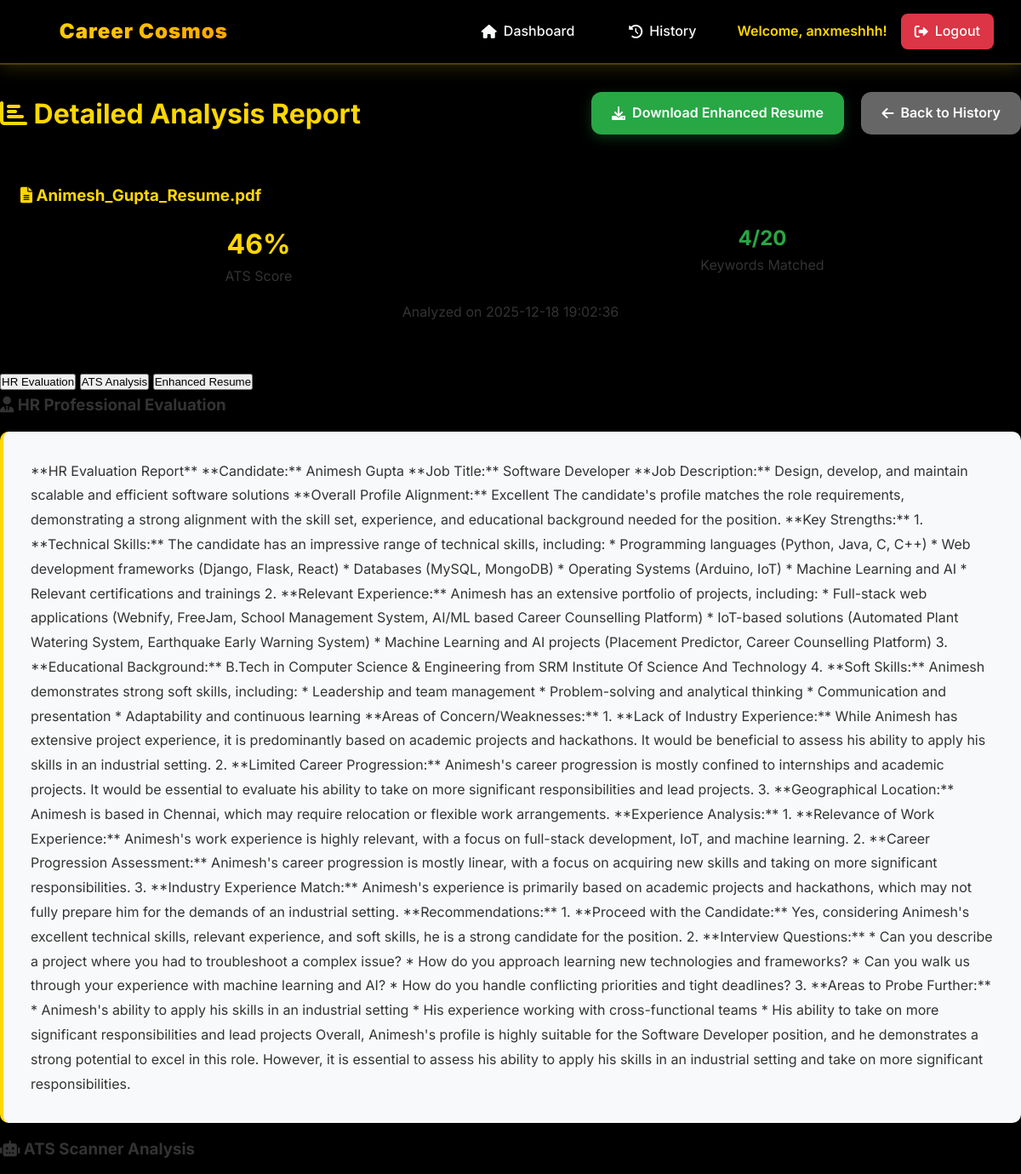
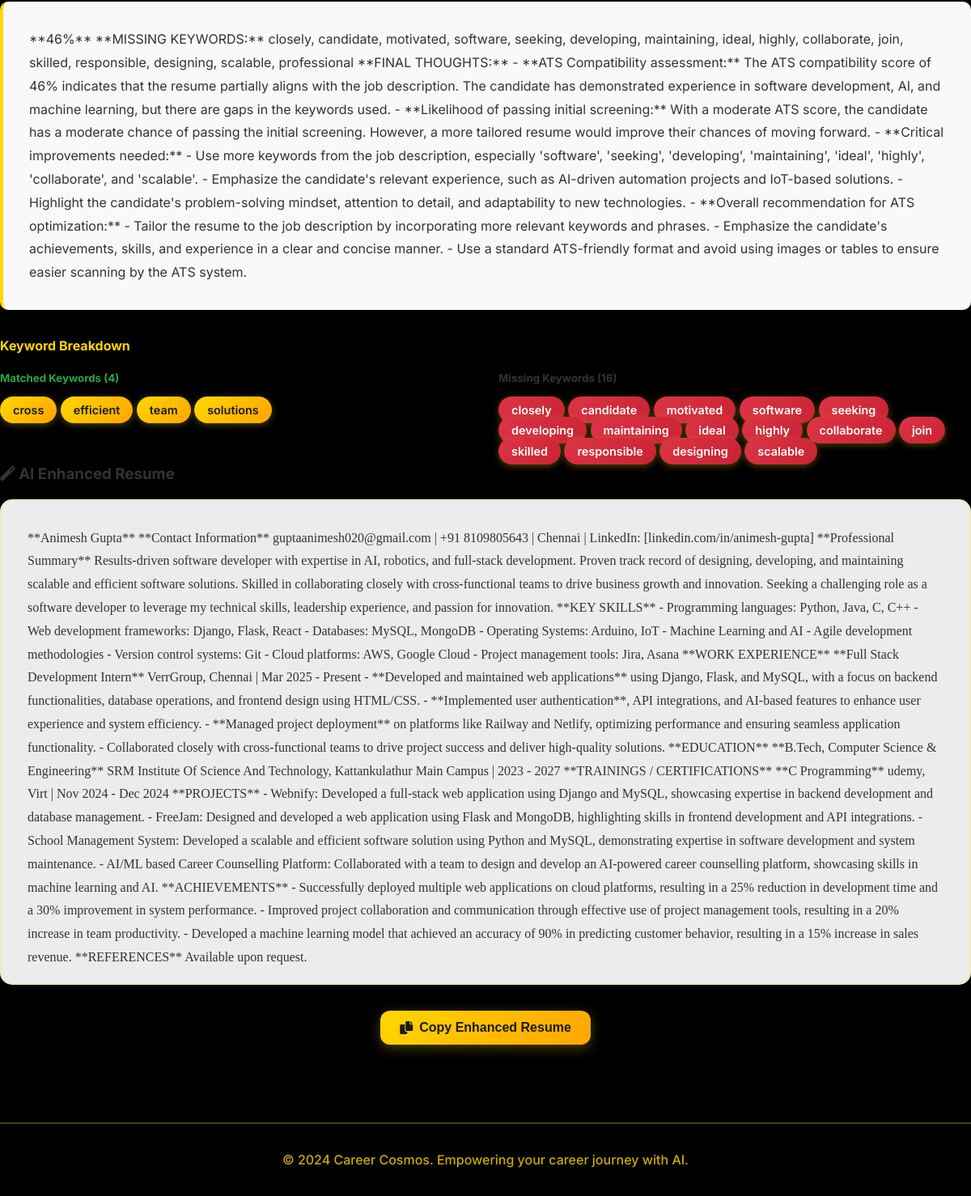
Screenshot of /view_analysis/7 (signed in) with the database file from the repository (2 pictures, top to bottom).
### tables this page shows
CREATE TABLE analysis_history (
            id INTEGER PRIMARY KEY AUTOINCREMENT,
            user_id INTEGER,
            filename TEXT NOT NULL,
            ats_score INTEGER NOT NULL,
            keywords_matched INTEGER NOT NULL,
            total_keywords INTEGER NOT NULL,
            analysis_data TEXT,
            enhanced_resume TEXT,
            hr_evaluation TEXT,
            created_at TIMESTAMP DEFAULT CURRENT_TIMESTAMP,
            FOREIGN KEY (user_id) REFERENCES users (id)
        );

### app.py (the view)
@app.route('/view_analysis/<int:analysis_id>')
def view_analysis(analysis_id):
    if 'user_id' not in session:
        return redirect(url_for('login'))
    conn = sqlite3.connect('ats_tool.db')
    cursor = conn.cursor()
    cursor.execute('''
        SELECT filename, ats_score, analysis_data, enhanced_resume, hr_evaluation, created_at
        FROM analysis_history
        WHERE id = ? AND user_id = ?
    ''', (analysis_id, session['user_id']))
    result = cursor.fetchone()
    conn.close()
    if not result:
        flash('Analysis not found')
        return redirect(url_for('analysis_history'))
    filename, ats_score, analysis_data_json, enhanced_resume, hr_evaluation, created_at = result
    try:
        analysis_data = json.loads(analysis_data_json)
    except:
        analysis_data = {}
    ats_score = int(ats_score) if ats_score else 0
    return render_template('view_analysis.html',
                         analysis_id=analysis_id,
                         filename=filename,
                         ats_score=ats_score,
                         analysis_data=analysis_data,
                         enhanced_resume=enhanced_resume,
                         hr_evaluation=hr_evaluation,
                         created_at=created_at)

### templates/view_analysis.html (shortened to what this page needs)
{% extends "base.html" %}
{% block content %}
<div class="container" style="max-width: 1200px;">
    <div class="card">
        <div style="display: flex; justify-content: space-between; align-items: center; margin-bottom: 2rem; flex-wrap: wrap; gap: 1rem;">
            <h1 style="color: var(--primary-color);">
                <i class="fas fa-chart-bar"></i> Detailed Analysis Report
            </h1>
            <div>
                {% if enhanced_resume %}
                <a href="{{ url_for('download_enhanced_resume', analysis_id=analysis_id) }}"
                   class="btn btn-success" style="margin-right: 1rem;">
                    <i class="fas fa-download"></i> Download Enhanced Resume
                </a>
                {% endif %}
                <a href="{{ url_for('analysis_history') }}" class="btn btn-secondary">
                    <i class="fas fa-arrow-left"></i> Back to History
                </a>
            </div>
        </div>
        <div style="background-color: var(--background-color); padding: 1.5rem; border-radius: 5px; margin-bottom: 2rem;">
            <h3 style="color: var(--primary-color); margin-bottom: 1rem;">
                <i class="fas fa-file-alt"></i> {{ filename }}
            </h3>
            <div style="display: grid; grid-template-columns: repeat(auto-fit, minmax(200px, 1fr)); gap: 2rem;">
                <div style="text-align: center;">
                    <div style="font-size: 2rem; font-weight: bold; color: var(--primary-color);">
                        {{ ats_score }}%
                    </div>
                    <div>ATS Score</div>
                </div>
                {% if analysis_data.ats_analysis %}
                <div style="text-align: center;">
                    <div style="font-size: 1.5rem; font-weight: bold; color: var(--success-color);">
                        {{ analysis_data.ats_analysis.matched_keywords|length }}/{{ analysis_data.ats_analysis.total_keywords }}
                    </div>
                    <div>Keywords Matched</div>
                </div>
                {% endif %}
            </div>
            <p style="color: var(--text-secondary); margin-top: 1rem; text-align: center;">
                Analyzed on {{ created_at }}
            </p>
        </div>
        <div class="tabs">
            <div class="tab-buttons">
                <button class="tab-btn active" data-tab="hr-eval">HR Evaluation</button>
                <button class="tab-btn" data-tab="ats-analysis">ATS Analysis</button>
                {% if enhanced_resume %}
                <button class="tab-btn" data-tab="enhanced">Enhanced Resume</button>
                {% endif %}
            </div>
            <div id="hr-eval" class="tab-content active">
                <h3><i class="fas fa-user-tie"></i> HR Professional Evaluation</h3>
                <div class="evaluation-text">
                    {{ hr_evaluation|safe if hr_evaluation else "HR evaluation not available" }}
                </div>
            </div>
            <div id="ats-analysis" class="tab-content">
                <h3><i class="fas fa-robot"></i> ATS Scanner Analysis</h3>
                {% if analysis_data.ats_evaluation %}
                <div class="evaluation-text">
                    {{ analysis_data.ats_evaluation|safe }}
                </div>
                {% endif %}
                {% if analysis_data.ats_analysis %}
                <h4 style="color: var(--primary-color); margin: 2rem 0 1rem 0;">Keyword Breakdown</h4>
                <div style="display: grid; grid-template-columns: 1fr 1fr; gap: 2rem; margin-top: 1rem;">
                    <div>
                        <h5 style="color: var(--success-color); margin-bottom: 1rem;">
                            Matched Keywords ({{ analysis_data.ats_analysis.matched_keywords|length }})
                        </h5>
                        <div>
                            {% for keyword in analysis_data.ats_analysis.matched_keywords %}
                                <span class="keyword-tag">{{ keyword }}</span>
                            {% endfor %}
                        </div>
                    </div>
                    <div>
                        <h5 style="color: var(--error-color); margin-bottom: 1rem;">
                            Missing Keywords ({{ analysis_data.ats_analysis.missing_keywords|length }})
                        </h5>
                        <div>
                            {% for keyword in analysis_data.ats_analysis.missing_keywords[:15] %}
                                <span class="keyword-tag missing">{{ keyword }}</span>
                            {% endfor %}
                        </div>
                    </div>
                </div>
                {% endif %}
            </div>
            {% if enhanced_resume %}
            <div id="enhanced" class="tab-content">
                <h3><i class="fas fa-magic"></i> AI Enhanced Resume</h3>
                <div class="content-box">
                    {{ enhanced_resume|safe }}
                </div>
                <div style="text-align: center; margin-top: 2rem;">
                    <button onclick="copyToClipboard()" class="btn btn-primary">
                        <i class="fas fa-copy"></i> Copy Enhanced Resume
                    </button>
                </div>
            </div>
            {% endif %}
        </div>
    </div>
</div>
{% endblock %}

### static/css/style.css (style rules this page uses)
:root { --primary-color: #ffd700; --secondary-color: #ffa500; --dark-color: #1a1a1a; --darker-color: #0d0d0d; --light-color: #f8f9fa; --text-color: #333; --text-light: #666; --border-color: #ddd; --success-color: #28a745; --warning-color: #ffc107; --danger-color: #dc3545; --shadow: 0 4px 6px rgba(0, 0, 0, 0.1); --shadow-lg: 0 10px 25px rgba(0, 0, 0, 0.15); }
* { margin: 0; padding: 0; box-sizing: border-box; }
body { font-family: 'Inter', 'Segoe UI', Tahoma, Geneva, Verdana, sans-serif; line-height: 1.6; color: var(--text-color); background: #000000; min-height: 100vh; position: relative; overflow-x: hidden; }
.btn { display: inline-flex; align-items: center; gap: 0.5rem; padding: 0.75rem 1.5rem; border: none; border-radius: 12px; font-size: 1rem; font-weight: 600; text-decoration: none; cursor: pointer; transition: all 0.3s ease; text-align: center; justify-content: center; position: relative; overflow: hidden; }
.btn::before { content: ''; position: absolute; top: 50%; left: 50%; width: 0; height: 0; border-radius: 50%; background: rgba(255, 255, 255, 0.5); transform: translate(-50%, -50%); transition: width 0.6s, height 0.6s; }
.btn-primary { background: linear-gradient(135deg, #FFD700 0%, #FFA500 100%); color: var(--dark-color); box-shadow: 0 4px 15px rgba(255, 215, 0, 0.3); }
.btn-secondary { background: var(--text-light); color: white; }
.btn-success { background: var(--success-color); color: white; box-shadow: 0 4px 15px rgba(40, 167, 69, 0.3); }
.keyword-tag { background: linear-gradient(135deg, #FFD700 0%, #FFA500 100%); color: var(--dark-color); padding: 0.5rem 1rem; border-radius: 20px; font-size: 0.9rem; font-weight: 600; box-shadow: 0 2px 8px rgba(255, 215, 0, 0.3); transition: all 0.3s ease; animation: tagPop 0.3s ease-out; }
.keyword-tag.missing { background: linear-gradient(135deg, var(--danger-color) 0%, #c82333 100%); color: white; }
.evaluation-text { background: rgba(248, 249, 250, 0.95); padding: 2rem; border-radius: 15px; border-left: 5px solid #FFD700; margin: 1rem 0; line-height: 1.8; box-shadow: 0 3px 15px rgba(0, 0, 0, 0.1); }
.content-box { background: rgba(248, 249, 250, 0.95); border: 2px solid rgba(255, 215, 0, 0.2); border-radius: 15px; padding: 2rem; font-family: "Georgia", serif; line-height: 1.8; max-height: 600px; overflow-y: auto; margin: 1rem 0; box-shadow: 0 3px 15px rgba(0, 0, 0, 0.1); }

### rows the page displays
analysis_history: filename "Animesh_Gupta_Resume.pdf", created_at "2025-12-18 19:02:36", hr_evaluation "**HR Evaluation Report** **Candidate:** Animesh Gupta **Job Title:** Software Developer **Job Description:** Design, develop, and maintain scalable and efficient software solutions **Overall Profile Alignment:** Excellent The candidate's profile matches the role requirements, demonstrating a strong alignment with the skill set, experience, and educational background needed for the position. **Key Strengths:** 1. **Technical Skills:** The candidate has an impressive range of technical skills, including: * Programming languages (Python, Java, C, C++) * Web development frameworks (Django, Flask, React) * Databases (MySQL, MongoDB) * Operating Systems (Arduino, IoT) * Machine Learning and AI *…", enhanced_resume "**Animesh Gupta** **Contact Information** guptaanimesh020@gmail.com | +91 8109805643 | Chennai | LinkedIn: [linkedin.com/in/animesh-gupta] **Professional Summary** Results-driven software developer with expertise in AI, robotics, and full-stack development. Proven track record of designing, developing, and maintaining scalable and efficient software solutions. Skilled in collaborating closely with cross-functional teams to drive business growth and innovation. Seeking a challenging role as a software developer to leverage my technical skills, leadership experience, and passion for innovation. **KEY SKILLS** - Programming languages: Python, Java, C, C++ - Web development frameworks: Django,…"

### other values shown
{{ session.username }} "anxmeshhh"
{{ ats_score }} "46"
{{ analysis_data.ats_analysis.matched_keywords|length }} "4"
{{ analysis_data.ats_analysis.total_keywords }} "20"
{{ keyword }} "cross" "efficient" "team" "solutions"
{{ analysis_data.ats_analysis.missing_keywords|length }} "16"
{{ keyword }} "closely" "candidate" "motivated" "software" "seeking" "developing" "maintaining" "ideal" "highly" "collaborate" "join" "skilled" "responsible" "designing" "scalable"
